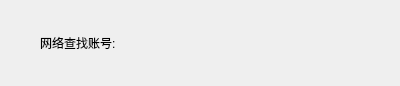
<?xml version="1.0" encoding="UTF-8"?>
<ui version="4.0">
 <class>SearchPopupItem</class>
 <widget class="QWidget" name="SearchPopupItem">
  <property name="geometry">
   <rect>
    <x>0</x>
    <y>0</y>
    <width>400</width>
    <height>86</height>
   </rect>
  </property>
  <property name="windowTitle">
   <string>Form</string>
  </property>
  <layout class="QHBoxLayout" name="horizontalLayout">
   <property name="spacing">
    <number>0</number>
   </property>
   <property name="leftMargin">
    <number>0</number>
   </property>
   <property name="topMargin">
    <number>0</number>
   </property>
   <property name="rightMargin">
    <number>0</number>
   </property>
   <property name="bottomMargin">
    <number>0</number>
   </property>
   <item>
    <widget class="QLabel" name="labPopItemIcon">
     <property name="minimumSize">
      <size>
       <width>40</width>
       <height>40</height>
      </size>
     </property>
     <property name="maximumSize">
      <size>
       <width>40</width>
       <height>40</height>
      </size>
     </property>
     <property name="text">
      <string/>
     </property>
    </widget>
   </item>
   <item>
    <widget class="QLabel" name="labPopItemTip">
     <property name="maximumSize">
      <size>
       <width>80</width>
       <height>80</height>
      </size>
     </property>
     <property name="text">
      <string>网络查找账号:</string>
     </property>
    </widget>
   </item>
   <item>
    <widget class="QLabel" name="labPopItemText">
     <property name="text">
      <string/>
     </property>
    </widget>
   </item>
  </layout>
 </widget>
 <resources/>
 <connections/>
</ui>
